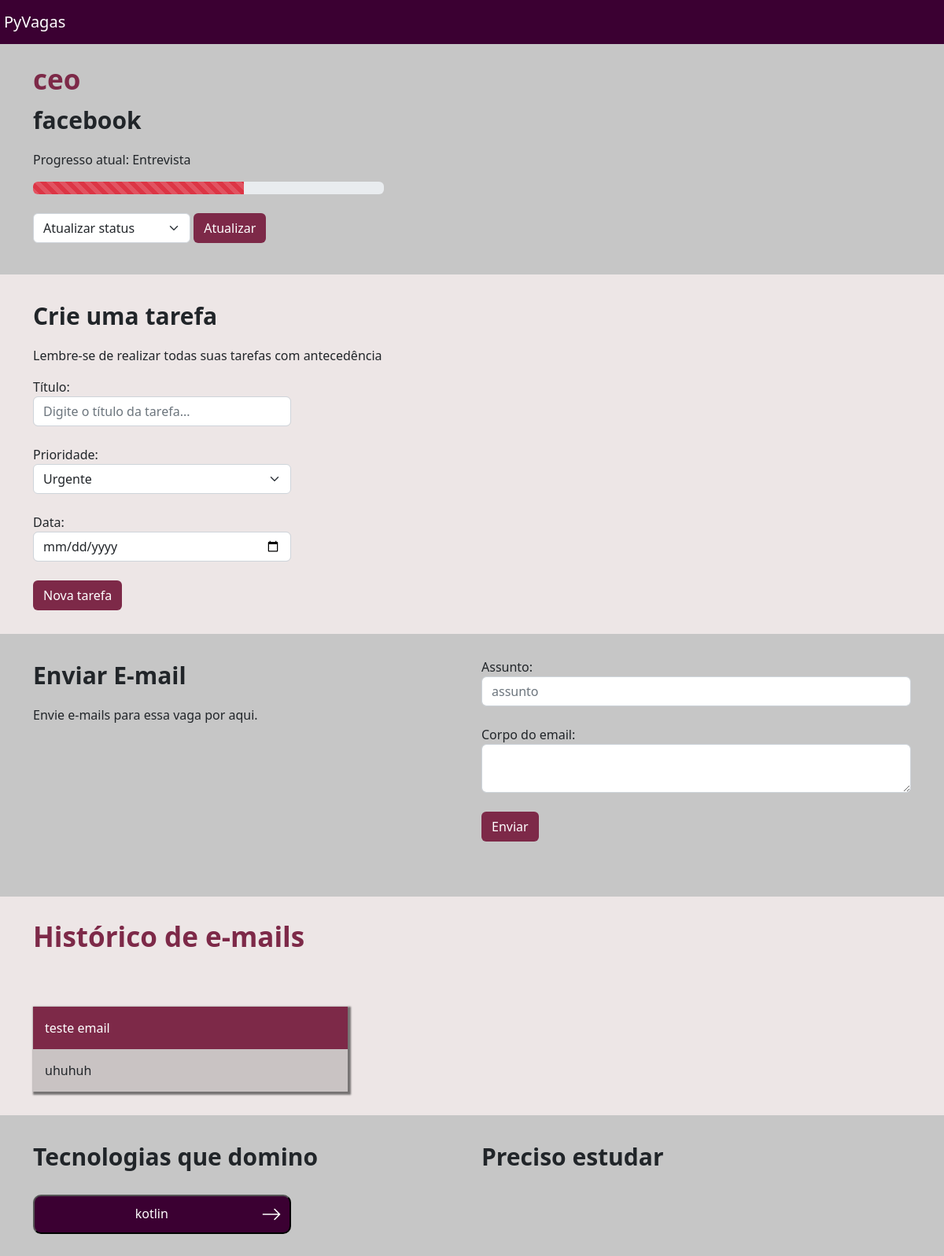
Page /vagas/vaga/7 on the earlier database version.
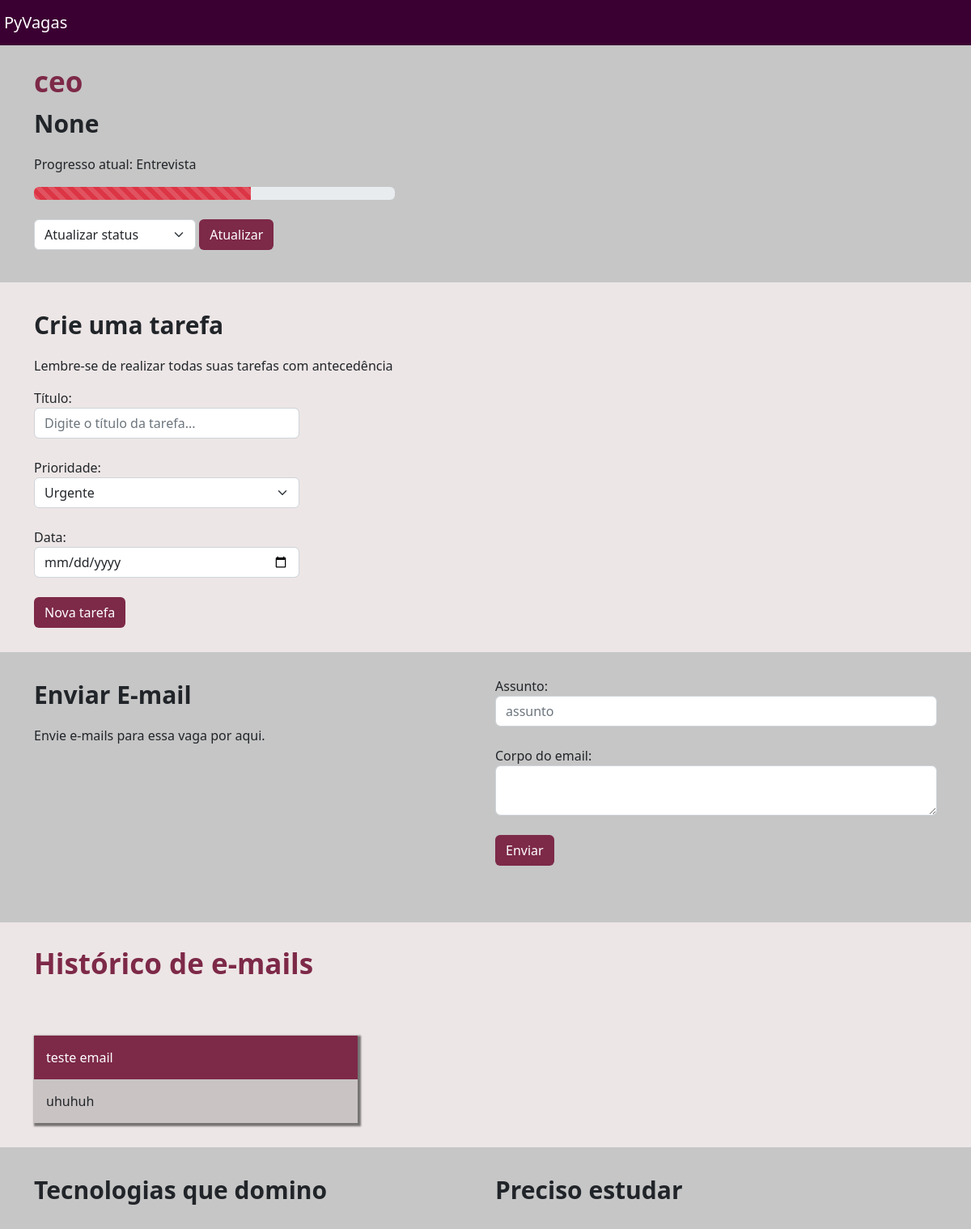
Same page on the later database version.
### empresa/models.py (models this page shows, shortened)
class Vagas(models.Model):
    choices_experiencia = (
        ('J', 'Júnior'),
        ('P', 'Pleno'),
        ('S', 'Sênior')
    )
    choices_status = (
        ('I', 'Interesse'),
        ('C', 'Currículo enviado'),
        ('E', 'Entrevista'),
        ('D', 'Desafio técnico'),
        ('F', 'Finalizado')
    )
    empresa = models.ForeignKey(Empresa, null=True, on_delete=models.SET_NULL)
    titulo = models.CharField(max_length=30)
    email = models.EmailField(null=True)
    nivel_experiencia = models.CharField(max_length=2, choices=choices_experiencia)
    data_final = models.DateField()
    status = models.CharField(max_length=30, choices=choices_status)
    tecnologias_dominadas = models.ManyToManyField(Tecnologias)
    tecnologias_estudar = models.ManyToManyField(Tecnologias, related_name='estudar')
    def progresso(self):
        x = [((i+1)*20,j[0]) for i, j in enumerate(self.choices_status)]
        x = list(filter(lambda x: x[1] == self.status, x))[0][0]
        return x

class Empresa(models.Model):
    choices_nicho_mercado = (
        ('P', 'Programação'),
        ('S', 'Suporte Técnico'),
        ('E', 'Engenharia')
    )
    logo = models.ImageField(upload_to="logo_empresa", null=True, blank=True)
    nome = models.CharField(max_length=30)
    email = models.EmailField()
    cidade = models.CharField(max_length=30)
    tecnologias = models.ManyToManyField(Tecnologias)
    endereco = models.CharField(max_length=60)
    nicho_mercado = models.CharField(max_length=3, choices=choices_nicho_mercado)
    caracteristica_empresa = models.TextField()
    def __str__(self) -> str:
        return self.nome

class Tecnologias(models.Model):
    tecnologia = models.CharField(max_length=30)
    def __str__(self):
        return self.tecnologia

### vagas/models.py (models this page shows, shortened)
class Emails(models.Model):
    vaga = models.ForeignKey(Vagas, on_delete=models.SET_NULL, null=True)
    assunto = models.CharField(max_length=100)
    corpo = models.TextField()
    enviado = models.BooleanField()

### vagas/views.py (the view)
# urls.py: path('vaga/<int:id>', views.vaga, name="vaga"),
def vaga(request, id):
    vaga = get_object_or_404(Vagas, id=id)
    tecnologias_estudar = vaga.tecnologias_estudar
    tecnologias_dominadas = vaga.tecnologias_dominadas
    tarefas = Tarefa.objects.filter(vaga=vaga).filter(realizada=False)
    emails = Emails.objects.filter(vaga=vaga)
    return render(request, 'vaga.html', {'vaga': vaga,
                                         'tarefas': tarefas,
                                         'emails': emails,
                                         'tecnologias_estudar': tecnologias_estudar,
                                         'tecnologias_dominadas': tecnologias_dominadas})

### vagas/templates/vaga.html (shortened to what the changed rows need)
{% extends 'base.html' %}
{% load static %}
{% block 'head' %}
    <link rel="stylesheet" href="{% static 'vagas/css/vaga.css' %}">
{% endblock %}
{% block 'body' %}
    <div class="container">
        <br>
        <h3 class="titulo">{{vaga.titulo}}</h3>
        <p class="titulo2">{{vaga.empresa}}</p>
        <p>Progresso atual: {{vaga.get_status_display}}</p>
        <div style="width: 40%" class="progress">
            <div class="progress-bar progress-bar-striped bg-danger" role="progressbar" style="width: {{vaga.progresso}}%" aria-valuenow="25" aria-valuemin="0" aria-valuemax="100"></div>
        </div>
        <br>
        <form action="{% url 'atualizar_status' vaga.id %}" method="POST">  {% csrf_token %}
            <div class="botao_atualizar">
             </div>
        </form>
    </div>
    <div class="bg2">
        <div class="container">
            <div class="row">
                {% for email in emails%}
                    <div class="col-md">
                        <div class="box-email">
                            <div class="header-email">
                                {{email.assunto}}
                            </div>
                            <div class="body-email">
                                {{email.corpo}}
                            </div>
                        </div>
                    </div>
                {% endfor %}
            </div>
        </div>
    </div>
    <div class="container bg3">
        <div class="row">
            <div class="col-md">
                {% for tech in tecnologias_dominadas.all %}
                    <form action="{% url 'tech_a_estudar' %}" method="POST"> {% csrf_token %}
                        <button class="li-tech" type='submit'>
                            {{tech}}
                        </button>
                    </form>
                {% endfor %}
            </div>
        </div>
    </div>
{% endblock %}

Differences in the rows shown:
removed Tecnologias: tecnologia "kotlin"
changed Vagas "ceo": empresa "facebook" → "None"
